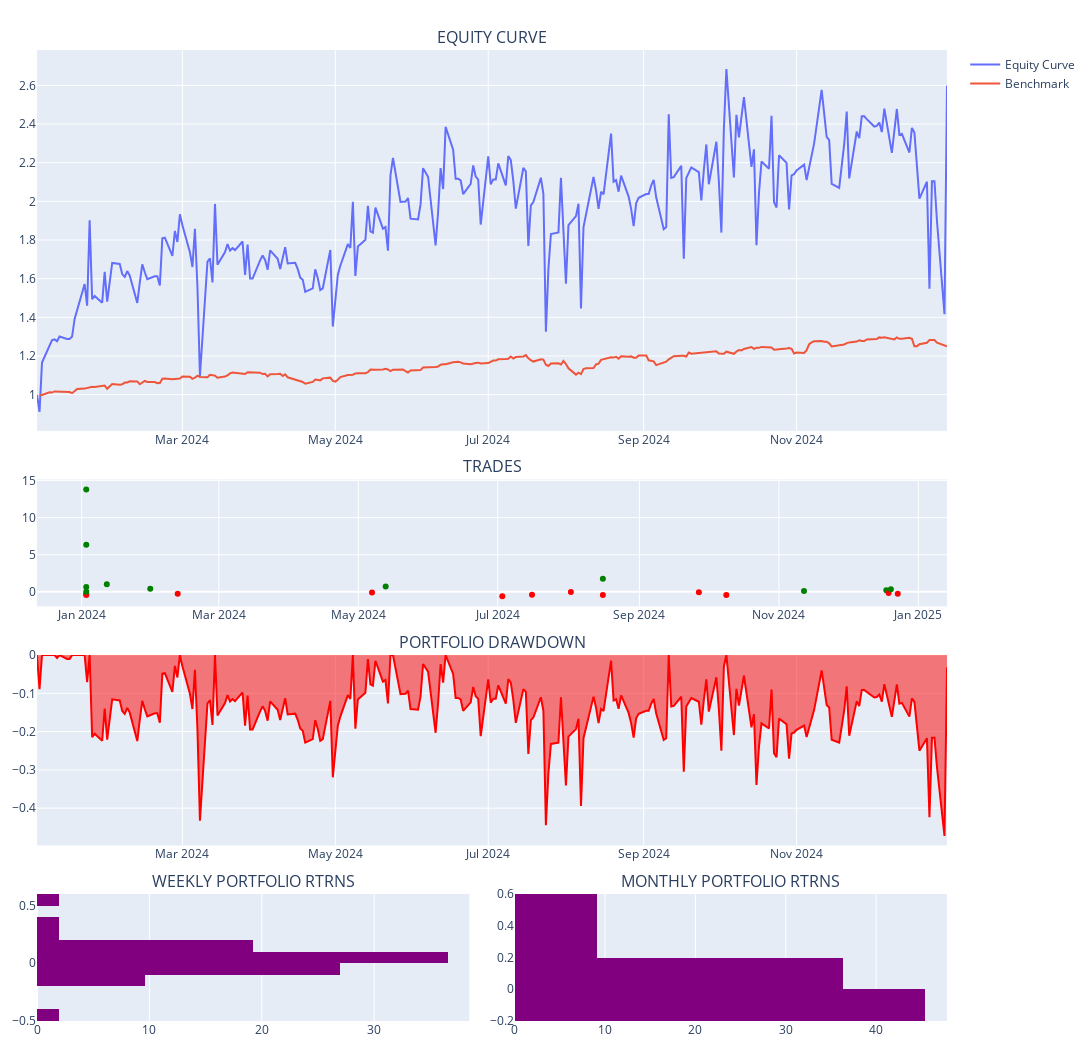

Notebook code for this chart:
### Code cell
evb_backtest.portfolio.plot_portfolio()

### Figure 1 — Plotly figure (JSON) as saved in the notebook; plotly's stock layout.template omitted (floating-point values rounded to 4 significant figures; data arrays with more than 128 entries replaced by an {"elided": "..."} marker saying what was removed)
{"data": [{"name": "Equity Curve", "showlegend": true, "type": "scatter", "x": {"elided": "260 str values"}, "xaxis": "x", "y": {"elided": "260 float values"}, "yaxis": "y"}, {"name": "Benchmark", "showlegend": true, "type": "scatter", "x": {"elided": "260 str values"}, "xaxis": "x", "y": {"elided": "260 float values"}, "yaxis": "y"}, {"customdata": [3, 6, 9, 9, 38, 5, 18, 1, 4, 9, 5, 9, 9, 2, 4, 4, 6, 6, 2, 100, 1, 35, 2], "hovertemplate": "<b>%{text}</b><br><br>Date: %{x}<br>Size: %{customdata}<br>PnL: %{y}<br>", "marker": {"color": ["red", "red", "green", "green", "green", "green", "green", "green", "red", "red", "green", "red", "red", "red", "red", "green", "red", "red", "green", "green", "red", "green", "red"]}, "mode": "markers", "name": "Ticker", "showlegend": false, "text": ["BA", "AAPL", "AMD", "META", "COST", "NFLX", "NVDA", "AMZN", "SBUX", "AMD", "AAPL", "TSLA", "AMD", "META", "SBUX", "TSLA", "META", "AMD", "AMZN", "COST", "NFLX", "NVDA", "BA"], "type": "scatter", "x": ["2024-01-03T00:00:00", "2024-01-03T00:00:00", "2024-01-03T00:00:00", "2024-01-03T00:00:00", "2024-01-03T00:00:00", "2024-01-03T00:00:00", "2024-01-12T00:00:00", "2024-01-31T00:00:00", "2024-02-12T00:00:00", "2024-05-07T00:00:00", "2024-05-13T00:00:00", "2024-07-03T00:00:00", "2024-07-16T00:00:00", "2024-08-02T00:00:00", "2024-08-16T00:00:00", "2024-08-16T00:00:00", "2024-09-27T00:00:00", "2024-10-09T00:00:00", "2024-11-12T00:00:00", "2024-12-18T00:00:00", "2024-12-19T00:00:00", "2024-12-20T00:00:00", "2024-12-23T00:00:00"], "xaxis": "x2", "y": [-0.4228, -0.301, 0.02427, 0.6638, 13.78, 6.334, 1.02, 0.422, -0.2447, -0.1047, 0.7062, -0.6091, -0.4018, -0.0242, -0.4293, 1.751, -0.04638, -0.4258, 0.1135, 0.2039, -0.1724, 0.3651, -0.2597], "yaxis": "y2"}, {"fill": "tozeroy", "line": {"color": "red"}, "name": "Drawdown", "showlegend": false, "type": "scatter", "x": {"elided": "260 str values"}, "xaxis": "x3", "y": {"elided": "260 float values"}, "yaxis": "y3"}, {"histnorm": "percent", "marker": {"color": "purple"}, "showlegend": false, "type": "histogram", "xaxis": "x4", "y": [null, 0.1161, 0.1029, 0.05245, 0.1135, -0.03929, -0.01146, 0.1345, 0.03547, -0.4155, 0.5251, 0.04485, -0.08401, 0.09076, -0.03864, -0.08731, 0.01184, 0.07549, 0.05921, 0.1143, 0.1304, -0.1411, 0.1137, 0.1212, -0.1458, -0.07738, 0.1685, -0.1066, 0.01707, -0.08265, 0.02487, 0.02704, 0.05671, 0.04743, -0.05373, 0.001076, 0.05179, 0.02351, -0.03988, 0.2853, -0.05419, -0.1313, 0.01477, -0.03511, 0.06502, -0.09102, 0.01351, 0.1445, 0.02255, -0.05276, -0.1426, -0.05733, 0.3687], "yaxis": "y4"}, {"histnorm": "percent", "marker": {"color": "purple"}, "showlegend": false, "type": "histogram", "xaxis": "x5", "y": [null, 0.3049, -0.1719, -0.1553, 0.4129, -0.01586, -0.01411, 0.08913, 0.1434, -0.07245, 0.1327, 0.0715], "yaxis": "y5"}], "layout": {"annotations": [{"font": {"size": 16}, "showarrow": false, "text": "EQUITY CURVE", "x": 0.5, "xanchor": "center", "xref": "paper", "y": 1.0, "yanchor": "bottom", "yref": "paper"}, {"font": {"size": 16}, "showarrow": false, "text": "TRADES", "x": 0.5, "xanchor": "center", "xref": "paper", "y": 0.5577, "yanchor": "bottom", "yref": "paper"}, {"font": {"size": 16}, "showarrow": false, "text": "PORTFOLIO DRAWDOWN", "x": 0.5, "xanchor": "center", "xref": "paper", "y": 0.3769, "yanchor": "bottom", "yref": "paper"}, {"font": {"size": 16}, "showarrow": false, "text": "WEEKLY PORTFOLIO RTRNS", "x": 0.2375, "xanchor": "center", "xref": "paper", "y": 0.1308, "yanchor": "bottom", "yref": "paper"}, {"font": {"size": 16}, "showarrow": false, "text": "MONTHLY PORTFOLIO RTRNS", "x": 0.7625, "xanchor": "center", "xref": "paper", "y": 0.1308, "yanchor": "bottom", "yref": "paper"}], "height": 1050, "hovermode": "x unified", "margin": {"b": 20, "l": 15, "r": 15, "t": 50}, "paper_bgcolor": "WHITE", "width": 1200, "xaxis": {"anchor": "y", "domain": [0, 1]}, "xaxis2": {"anchor": "y2", "domain": [0, 1]}, "xaxis3": {"anchor": "y3", "domain": [0, 1]}, "xaxis4": {"anchor": "y4", "domain": [0, 0.475]}, "xaxis5": {"anchor": "y5", "domain": [0.525, 1]}, "yaxis": {"anchor": "x", "domain": [0.6077, 1.0]}, "yaxis2": {"anchor": "x2", "domain": [0.4269, 0.5577]}, "yaxis3": {"anchor": "x3", "domain": [0.1808, 0.3769]}, "yaxis4": {"anchor": "x4", "domain": [0, 0.1308]}, "yaxis5": {"anchor": "x5", "domain": [0, 0.1308]}}}
